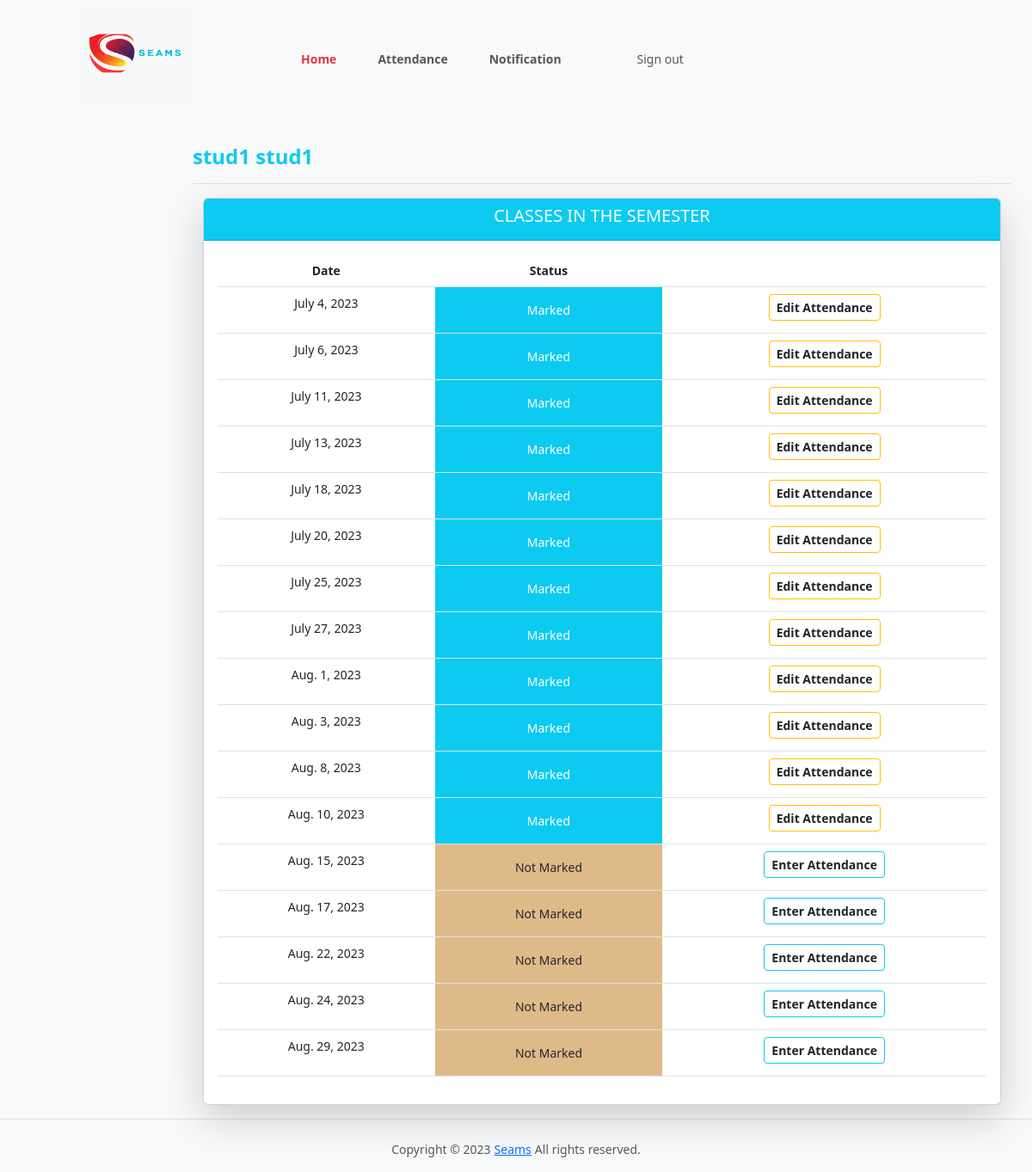
/teacher/2/ClassDates/ (signed in), run on the app's committed database.
### samsApp/models.py (models this page shows, shortened)
class User(AbstractBaseUser, PermissionsMixin):
    email = models.EmailField(unique=True)
    first_name = models.CharField(max_length=30)
    last_name = models.CharField(max_length=30)
    is_active = models.BooleanField(default=True)
    is_teacher = models.BooleanField(default=False)
    is_student = models.BooleanField(default=False)
    is_admin = models.BooleanField(default=False)
    approved = models.BooleanField(_('Approved'), default = False)
    is_staff = models.BooleanField(default=False)
    is_superuser = models.BooleanField(default=False)
    objects = UserManager()
    USERNAME_FIELD = 'email'
    REQUIRED_FIELDS = ['first_name', 'last_name']

class AttendanceClass(models.Model):
    assign = models.ForeignKey(Assign, on_delete=models.CASCADE)
    date = models.DateField()
    status = models.IntegerField(default=0)
    class Meta:
        verbose_name = 'Attendance'
        verbose_name_plural = 'Attendance'

### samsApp/views.py (the view)
# urls.py: path('teacher/<int:assign_id>/ClassDates/', views.t_class_date, name='t_class_date_url'),
@login_required()
def t_class_date(request, assign_id):
    now = timezone.now()
    ass = get_object_or_404(Assign, id=assign_id)
    att_list = ass.attendanceclass_set.order_by('date')
    return render(request, 'teacher_class_date.html', {'att_list': att_list})

### samsApp/templates/teacher_class_date.html (shortened to what this page needs)
{% load static %}
{% load avatar_tags %}
{% include "header.html" %}
{% include "teacher_header.html" %}
<div class="container-fluid">
  <div class="row py-3">
    <div class="col d-flex justify-content-end">
    </div>
  <main class="col-md-9 ms-sm-auto col-lg-10 px-md-4">
    <div class=" align-items-center pt-3 pb-2 mb-3 border-bottom">
      <h1 class="h4 fw-bold text-info">{{ request.user.first_name }} {{ request.user.last_name }}</h1>
    </div>
    <div class="container-fluid">
      <div class="row g-5">
          <div class="col-12">
            <div class="card shadow-lg text-center">
              <div class="card-header bg-info">
                <h3 class="h5 text-light text-uppercase">Classes in the Semester</h3>
              </div>
                <div class="card-body">
                  <div class="table-responsive">
                    <table class="table table-hover">
                      <thead>
                        <tr>
                            <th>Date</th>
                            <th>Status</th>
                            <th></th>
                        </tr>
                      </thead>
                      <tbody>
                        {% for a in att_list %}
                        <tr>
                            <td>{{ a.date }}</td>
                            {% if a.status == 0 %}
                                <td class="p-3 mb-2 text-dark" style="background-color: rgb(223, 186, 137);">Not Marked</td>
                                <td>
                                    <a class="btn btn-sm btn-outline-info text-dark fw-bold" href="{% url 't_attendance_url' a.id %}" role="button">Enter Attendance</a>
                                </td>
                            {% elif a.status == 1 %}
                                <td class="p-3 mb-2 bg-info text-white">Marked</td>
                                <td><a class="btn btn-sm btn-outline-warning text-dark fw-bold" href="{% url 'edit_att_url' a.id %}" role="button">Edit Attendance</a> </td>
                            {% else %}
                                <td class="p-3 mb-2 bg-warning text-white">Cancelled</td>
                                <td><a class="btn btn-sm btn-outline-info text-dark fw-bold" href="{% url 't_attendance_url' a.id %}" role="button">Enter Attendance</a></td>
                            {% endif %}
                        </tr>
                        {% empty %}
                                <p>student has no courses</p>
                        {% endfor %}
                      </tbody>
                    </table>
                  </div>
                </div>
            </div>
          </div>
      </div>
    </div>
    </main>
</div>
</div>
{% include "footer.html" %}

### samsApp/templates/header.html (shortened to what this page needs)
{% load static %}
<!Doctype html>
<head>
    <link href="https://cdn.jsdelivr.net/npm/bootstrap@5.3.0-alpha1/dist/css/bootstrap.min.css" rel="stylesheet">
    <link href={% static 'styles.css' %} rel="stylesheet">
</head>

### samsApp/templates/teacher_header.html (shortened to what this page needs)
{% load static %}
<body class="bg-light">
<header>
  <nav class="navbar navbar-expand-lg pl-3 pl-sm-0" id="navbar">
    <div class="container">
      <div class="navbar-brand-wrapper d-flex mx-5">
        <img src="{% static 'images/logo.png' %}"  style="height: 120px; width: 140px;" alt="">
      </div>
      <div class="collapse navbar-collapse mx-5" id="navbarNavDropdown">
        <ul class="navbar-nav ">
          <li class="nav-item mx-3">
            <a class=" active nav-link fw-bold text-danger" aria-current="page" href="{% url 'teacher_home_url' %}">Home</a>
          </li>
          <li class="nav-item mx-3">
            <a class="nav-link fw-bold" href="{% url 't_clas_url' request.user.teacher.id %}">Attendance</a>
          </li>
          <li class="nav-item mx-3">
            <a class="nav-link fw-bold" href="{% url 't_notification_url' request.user.teacher.id %}">Notification</a>
          </li>
          <div class="col-lg-2  col-sm-3  align-self-center text-white mx-5"  >
            <a class="nav-link   btn btn-md btn-outline-warning  "  href="{% url 'logout_url' %}">Sign out
            </a>
        </div>
        </ul>
    </div>
    </div>
</nav>
</header>

### samsApp/templates/footer.html (shortened to what this page needs)
{% load static %}
<footer class="border-top">
  <p class="text-center text-muted pt-4">Copyright © 2023<a href="https://www.bootstrapdash.com/" class="px-1">Seams</a>All rights reserved.</p>
</footer>
  </body>
</html>

### samsApp/static/styles.css (style rules this page uses)
body { font-size: .875rem; }

### data on the page
User: user.first_name "stud1", user.last_name "stud1"
AttendanceClass: date "July 4, 2023", status "Marked"
AttendanceClass: date "July 6, 2023", status "Marked"
AttendanceClass: date "July 11, 2023", status "Marked"
AttendanceClass: date "July 13, 2023", status "Marked"
AttendanceClass: date "July 18, 2023", status "Marked"
AttendanceClass: date "July 20, 2023", status "Marked"
AttendanceClass: date "July 25, 2023", status "Marked"
AttendanceClass: date "July 27, 2023", status "Marked"
AttendanceClass: date "Aug. 1, 2023", status "Marked"
AttendanceClass: date "Aug. 3, 2023", status "Marked"
AttendanceClass: date "Aug. 8, 2023", status "Marked"
AttendanceClass: date "Aug. 10, 2023", status "Marked"
AttendanceClass: date "Aug. 15, 2023", status "Not Marked"
AttendanceClass: date "Aug. 17, 2023", status "Not Marked"
AttendanceClass: date "Aug. 22, 2023", status "Not Marked"
AttendanceClass: date "Aug. 24, 2023", status "Not Marked"
AttendanceClass: date "Aug. 29, 2023", status "Not Marked"
